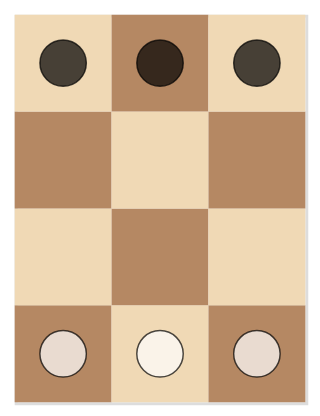

The notebook cell saved with this chart:
### Code cell
def position_chart(pos: Position, *, axis=False, legend=False) -> alt.LayerChart:
    _PAWN_COLOURS = {
        "domain": ["White", "Black"],
        "range": ["white", "black"],
    }
    _SQUARE_COLOURS = {
        "domain": ["light", "dark"],
        "range": ["#f0d9b5", "#b58863"],
    }
    _FILE_DOMAIN = list(range(1, BOARD_WIDTH + 1))
    _RANK_DOMAIN = list(range(1, BOARD_DEPTH + 1))

    def _board_as_frame() -> pl.DataFrame:
        rows = []
        for f in range(1, BOARD_WIDTH + 1):
            for r in range(1, BOARD_DEPTH + 1):
                square = "dark" if (f + r) % 2 == 0 else "light"
                rows.append({"rank": r, "file": f, "square": square})
        return pl.DataFrame(rows)

    axis_params = {} if axis else {"axis": None}
    legend_params = {} if legend else {"legend": None}

    board = (
        alt.Chart(_board_as_frame())
        .mark_rect()
        .encode(
            alt.X("file:O", **axis_params).scale(domain=_FILE_DOMAIN),  # type: ignore
            alt.Y("rank:O", **axis_params).scale(domain=_RANK_DOMAIN),  # type: ignore
            alt.Color("square:N")  # type: ignore
            .scale(**_SQUARE_COLOURS)  # type: ignore
            .legend(None),
        )
    )

    pawns = (
        alt.Chart(pawns_as_frame(pos))
        .mark_circle(size=250, stroke="black", strokeWidth=0.5)
        .encode(
            alt.X("file:O").scale(domain=_FILE_DOMAIN),
            alt.Y("rank:O").scale(domain=_RANK_DOMAIN, reverse=True),
            alt.Color("colour:N", **legend_params)  # type: ignore
            #
            .scale(**_PAWN_COLOURS),  # type: ignore
        )
    )

    return (
        alt.layer(board, pawns)
        .resolve_scale(color="independent")
        .properties(width=33 * BOARD_WIDTH, height=33 * BOARD_DEPTH)
    )  # type: ignore


position_chart(init_position())

### Figure 1 — Vega-Lite specification as saved in the notebook (floating-point values rounded to 4 significant figures)
{"config": {"view": {"continuousWidth": 300, "continuousHeight": 300}}, "layer": [{"data": {"name": "data-1766deb9b2b9a75e9a8ab868dcb74a1d"}, "mark": {"type": "rect"}, "encoding": {"color": {"field": "square", "legend": null, "scale": {"domain": ["light", "dark"], "range": ["#f0d9b5", "#b58863"]}, "type": "nominal"}, "x": {"axis": null, "field": "file", "scale": {"domain": [1, 2, 3]}, "type": "ordinal"}, "y": {"axis": null, "field": "rank", "scale": {"domain": [1, 2, 3, 4]}, "type": "ordinal"}}}, {"data": {"name": "data-f8154392cefcea0871f9eab88fed58f1"}, "mark": {"type": "circle", "size": 250, "stroke": "black", "strokeWidth": 0.5}, "encoding": {"color": {"field": "colour", "legend": null, "scale": {"domain": ["White", "Black"], "range": ["white", "black"]}, "type": "nominal"}, "x": {"field": "file", "scale": {"domain": [1, 2, 3]}, "type": "ordinal"}, "y": {"field": "rank", "scale": {"domain": [1, 2, 3, 4], "reverse": true}, "type": "ordinal"}}}], "height": 132, "resolve": {"scale": {"color": "independent"}}, "width": 99, "$schema": "https://vega.github.io/schema/vega-lite/v6.4.1.json", "datasets": {"data-1766deb9b2b9a75e9a8ab868dcb74a1d": [{"rank": 1, "file": 1, "square": "dark"}, {"rank": 2, "file": 1, "square": "light"}, {"rank": 3, "file": 1, "square": "dark"}, {"rank": 4, "file": 1, "square": "light"}, {"rank": 1, "file": 2, "square": "light"}, {"rank": 2, "file": 2, "square": "dark"}, {"rank": 3, "file": 2, "square": "light"}, {"rank": 4, "file": 2, "square": "dark"}, {"rank": 1, "file": 3, "square": "dark"}, {"rank": 2, "file": 3, "square": "light"}, {"rank": 3, "file": 3, "square": "dark"}, {"rank": 4, "file": 3, "square": "light"}], "data-f8154392cefcea0871f9eab88fed58f1": [{"rank": 1, "file": 1, "colour": "White"}, {"rank": 1, "file": 2, "colour": "White"}, {"rank": 1, "file": 3, "colour": "White"}, {"rank": 4, "file": 1, "colour": "Black"}, {"rank": 4, "file": 2, "colour": "Black"}, {"rank": 4, "file": 3, "colour": "Black"}]}}
